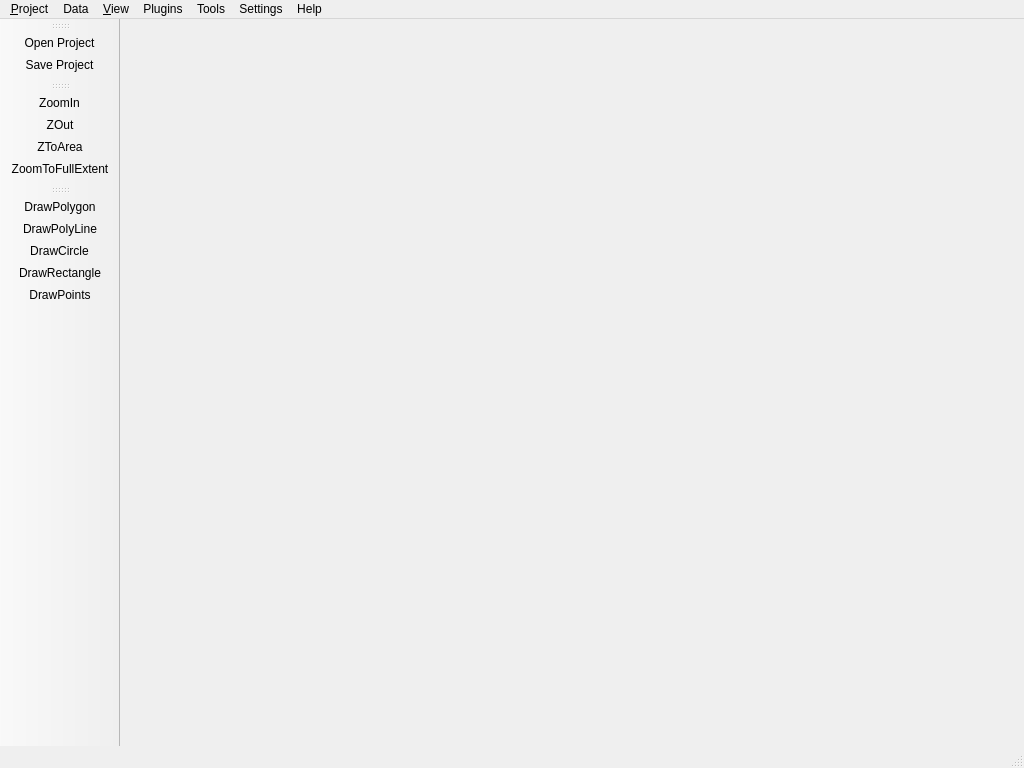
<?xml version="1.0" encoding="UTF-8"?>
<ui version="4.0">
 <class>MainWindow</class>
 <widget class="QMainWindow" name="MainWindow">
  <property name="geometry">
   <rect>
    <x>0</x>
    <y>0</y>
    <width>1024</width>
    <height>768</height>
   </rect>
  </property>
  <property name="windowTitle">
   <string>Application</string>
  </property>
  <widget class="QWidget" name="centralwidget">
   <layout class="QVBoxLayout" name="verticalLayout">
    <property name="leftMargin">
     <number>4</number>
    </property>
    <property name="topMargin">
     <number>4</number>
    </property>
    <property name="rightMargin">
     <number>4</number>
    </property>
    <property name="bottomMargin">
     <number>4</number>
    </property>
   </layout>
  </widget>
  <widget class="QMenuBar" name="menubar">
   <property name="geometry">
    <rect>
     <x>0</x>
     <y>0</y>
     <width>1024</width>
     <height>25</height>
    </rect>
   </property>
   <widget class="QMenu" name="menuProject">
    <property name="title">
     <string>&amp;Project</string>
    </property>
    <addaction name="separator"/>
    <addaction name="actionNew_project"/>
    <addaction name="actionOpen_Project"/>
    <addaction name="actionSave_Project"/>
    <addaction name="actionSave_as"/>
    <addaction name="actionOpenEarthFile"/>
    <addaction name="actionExit"/>
   </widget>
   <widget class="QMenu" name="menuView">
    <property name="title">
     <string>&amp;View</string>
    </property>
    <widget class="QMenu" name="menuDockPanels">
     <property name="title">
      <string>Panels</string>
     </property>
    </widget>
    <widget class="QMenu" name="menuMap_View">
     <property name="title">
      <string>Map View</string>
     </property>
     <addaction name="actionShow_2D"/>
     <addaction name="actionShow_3D"/>
    </widget>
    <addaction name="actionFullScreen"/>
    <addaction name="menuMap_View"/>
    <addaction name="actionToolbars"/>
    <addaction name="menuDockPanels"/>
    <addaction name="actionTheame"/>
   </widget>
   <widget class="QMenu" name="menuTools">
    <property name="title">
     <string>Tools</string>
    </property>
    <widget class="QMenu" name="menuOE_Tools">
     <property name="title">
      <string>OE_Tools</string>
     </property>
     <addaction name="actionSky"/>
    </widget>
    <addaction name="menuOE_Tools"/>
   </widget>
   <widget class="QMenu" name="menuData">
    <property name="title">
     <string>Data</string>
    </property>
    <widget class="QMenu" name="menuCreate_Layer">
     <property name="title">
      <string>Create Layer..</string>
     </property>
     <addaction name="actionNew_Shapefile_Layer"/>
    </widget>
    <addaction name="actionLoad_layers"/>
    <addaction name="menuCreate_Layer"/>
   </widget>
   <widget class="QMenu" name="menuSettings">
    <property name="title">
     <string>Settings</string>
    </property>
   </widget>
   <widget class="QMenu" name="menuHelp">
    <property name="title">
     <string>Help</string>
    </property>
   </widget>
   <widget class="QMenu" name="menuPlugins">
    <property name="title">
     <string>Plugins</string>
    </property>
    <addaction name="actionManage_Plugins"/>
   </widget>
   <addaction name="menuProject"/>
   <addaction name="menuData"/>
   <addaction name="menuView"/>
   <addaction name="menuPlugins"/>
   <addaction name="menuTools"/>
   <addaction name="menuSettings"/>
   <addaction name="menuHelp"/>
  </widget>
  <widget class="QToolBar" name="toolbarProject">
   <property name="windowTitle">
    <string>Main Toolbar</string>
   </property>
   <attribute name="toolBarArea">
    <enum>LeftToolBarArea</enum>
   </attribute>
   <attribute name="toolBarBreak">
    <bool>false</bool>
   </attribute>
   <addaction name="actionOpen_Project"/>
   <addaction name="actionSave_Project"/>
  </widget>
  <widget class="QStatusBar" name="statusbar"/>
  <widget class="QToolBar" name="toolMapControler">
   <property name="windowTitle">
    <string>toolBar</string>
   </property>
   <attribute name="toolBarArea">
    <enum>LeftToolBarArea</enum>
   </attribute>
   <attribute name="toolBarBreak">
    <bool>false</bool>
   </attribute>
   <addaction name="mActionZoomIn"/>
   <addaction name="mActionZoomOut"/>
   <addaction name="mActionZoomToArea"/>
   <addaction name="mActionZoomToFullExtent"/>
  </widget>
  <widget class="QToolBar" name="toolBar">
   <property name="windowTitle">
    <string>toolBar</string>
   </property>
   <attribute name="toolBarArea">
    <enum>LeftToolBarArea</enum>
   </attribute>
   <attribute name="toolBarBreak">
    <bool>false</bool>
   </attribute>
   <addaction name="actionDrawPolygon"/>
   <addaction name="actionDrawPolyLine"/>
   <addaction name="actionDrawCircle"/>
   <addaction name="actionDrawRectangle"/>
   <addaction name="actionAddPoints"/>
  </widget>
  <action name="actionOpenEarthFile">
   <property name="text">
    <string>&amp;Open earth file..</string>
   </property>
   <property name="shortcut">
    <string>Ctrl+O</string>
   </property>
  </action>
  <action name="actionExit">
   <property name="text">
    <string>E&amp;xit</string>
   </property>
   <property name="shortcut">
    <string>Alt+F4</string>
   </property>
  </action>
  <action name="actionFullScreen">
   <property name="text">
    <string>Full Screen</string>
   </property>
   <property name="shortcut">
    <string>Ctrl+Shift+F</string>
   </property>
  </action>
  <action name="actionSky">
   <property name="icon">
    <iconset>
     <normaloff>../../../../Downloads/polygon (1).svg</normaloff>../../../../Downloads/polygon (1).svg</iconset>
   </property>
   <property name="text">
    <string>Sky</string>
   </property>
  </action>
  <action name="actionNew_project">
   <property name="text">
    <string>New project</string>
   </property>
  </action>
  <action name="actionOpen_Project">
   <property name="icon">
    <iconset>
     <normaloff>:/images/themes/default/mActionFileOpen.svg</normaloff>:/images/themes/default/mActionFileOpen.svg</iconset>
   </property>
   <property name="text">
    <string>Open Project</string>
   </property>
  </action>
  <action name="actionSave_Project">
   <property name="icon">
    <iconset>
     <normaloff>:/images/themes/default/mActionFileSave.svg</normaloff>:/images/themes/default/mActionFileSave.svg</iconset>
   </property>
   <property name="text">
    <string>Save Project</string>
   </property>
  </action>
  <action name="actionSave_as">
   <property name="text">
    <string>Save as</string>
   </property>
  </action>
  <action name="actionToolbars">
   <property name="text">
    <string>Toolbars</string>
   </property>
  </action>
  <action name="actionTheame">
   <property name="checkable">
    <bool>true</bool>
   </property>
   <property name="text">
    <string>Dark Mode</string>
   </property>
  </action>
  <action name="mActionZoomIn">
   <property name="icon">
    <iconset>
     <normaloff>:/images/themes/default/mActionZoomIn.svg</normaloff>:/images/themes/default/mActionZoomIn.svg</iconset>
   </property>
   <property name="text">
    <string>ZoomIn</string>
   </property>
   <property name="toolTip">
    <string>Zoom In</string>
   </property>
   <property name="menuRole">
    <enum>QAction::NoRole</enum>
   </property>
  </action>
  <action name="mActionZoomOut">
   <property name="icon">
    <iconset>
     <normaloff>:/images/themes/default/mActionZoomOut.svg</normaloff>:/images/themes/default/mActionZoomOut.svg</iconset>
   </property>
   <property name="text">
    <string>ZOut</string>
   </property>
   <property name="toolTip">
    <string>Zoom out</string>
   </property>
   <property name="menuRole">
    <enum>QAction::NoRole</enum>
   </property>
  </action>
  <action name="mActionZoomToArea">
   <property name="icon">
    <iconset>
     <normaloff>:/images/themes/default/mActionZoomToArea.svg</normaloff>:/images/themes/default/mActionZoomToArea.svg</iconset>
   </property>
   <property name="text">
    <string>ZToArea</string>
   </property>
   <property name="menuRole">
    <enum>QAction::NoRole</enum>
   </property>
  </action>
  <action name="actionLoad_layers">
   <property name="text">
    <string>Load layers...</string>
   </property>
  </action>
  <action name="mActionZoomToFullExtent">
   <property name="icon">
    <iconset>
     <normaloff>:/images/themes/default/mActionZoomFullExtent.svg</normaloff>:/images/themes/default/mActionZoomFullExtent.svg</iconset>
   </property>
   <property name="text">
    <string>ZoomToFullExtent</string>
   </property>
   <property name="menuRole">
    <enum>QAction::NoRole</enum>
   </property>
  </action>
  <action name="actionDrawPolygon">
   <property name="icon">
    <iconset>
     <normaloff>:/images/themes/default/mActionAddPolygon.svg</normaloff>:/images/themes/default/mActionAddPolygon.svg</iconset>
   </property>
   <property name="text">
    <string>DrawPolygon</string>
   </property>
   <property name="toolTip">
    <string>Draw Polygon</string>
   </property>
   <property name="menuRole">
    <enum>QAction::NoRole</enum>
   </property>
  </action>
  <action name="actionDrawPolyLine">
   <property name="icon">
    <iconset>
     <normaloff>:/images/themes/default/mActionAddPolyline.svg</normaloff>:/images/themes/default/mActionAddPolyline.svg</iconset>
   </property>
   <property name="text">
    <string>DrawPolyLine</string>
   </property>
   <property name="toolTip">
    <string>Draw Poly Line</string>
   </property>
   <property name="menuRole">
    <enum>QAction::NoRole</enum>
   </property>
  </action>
  <action name="actionDrawCircle">
   <property name="icon">
    <iconset>
     <normaloff>:/images/themes/default/mActionAddCircle.png</normaloff>:/images/themes/default/mActionAddCircle.png</iconset>
   </property>
   <property name="text">
    <string>DrawCircle</string>
   </property>
   <property name="toolTip">
    <string>Draw Circle</string>
   </property>
   <property name="menuRole">
    <enum>QAction::NoRole</enum>
   </property>
  </action>
  <action name="actionDrawRectangle">
   <property name="icon">
    <iconset>
     <normaloff>:/images/themes/default/mActionAddRectangle.png</normaloff>:/images/themes/default/mActionAddRectangle.png</iconset>
   </property>
   <property name="text">
    <string>DrawRectangle</string>
   </property>
   <property name="toolTip">
    <string>Draw Rectangle</string>
   </property>
   <property name="menuRole">
    <enum>QAction::NoRole</enum>
   </property>
  </action>
  <action name="actionAddPoints">
   <property name="icon">
    <iconset>
     <normaloff>:/images/themes/default/mActionAddPoints.png</normaloff>:/images/themes/default/mActionAddPoints.png</iconset>
   </property>
   <property name="text">
    <string>DrawPoints</string>
   </property>
   <property name="menuRole">
    <enum>QAction::NoRole</enum>
   </property>
  </action>
  <action name="actionNew_Shapefile_Layer">
   <property name="text">
    <string>New Shapefile Layer...</string>
   </property>
  </action>
  <action name="actionManage_Plugins">
   <property name="text">
    <string>Manage Plugins...</string>
   </property>
  </action>
  <action name="actionShow_2D">
   <property name="checkable">
    <bool>true</bool>
   </property>
   <property name="text">
    <string>Show 2D</string>
   </property>
   <property name="shortcut">
    <string>Ctrl+2</string>
   </property>
  </action>
  <action name="actionShow_3D">
   <property name="checkable">
    <bool>true</bool>
   </property>
   <property name="text">
    <string>Show 3D</string>
   </property>
   <property name="shortcut">
    <string>Ctrl+3</string>
   </property>
  </action>
 </widget>
 <resources/>
 <connections/>
</ui>
